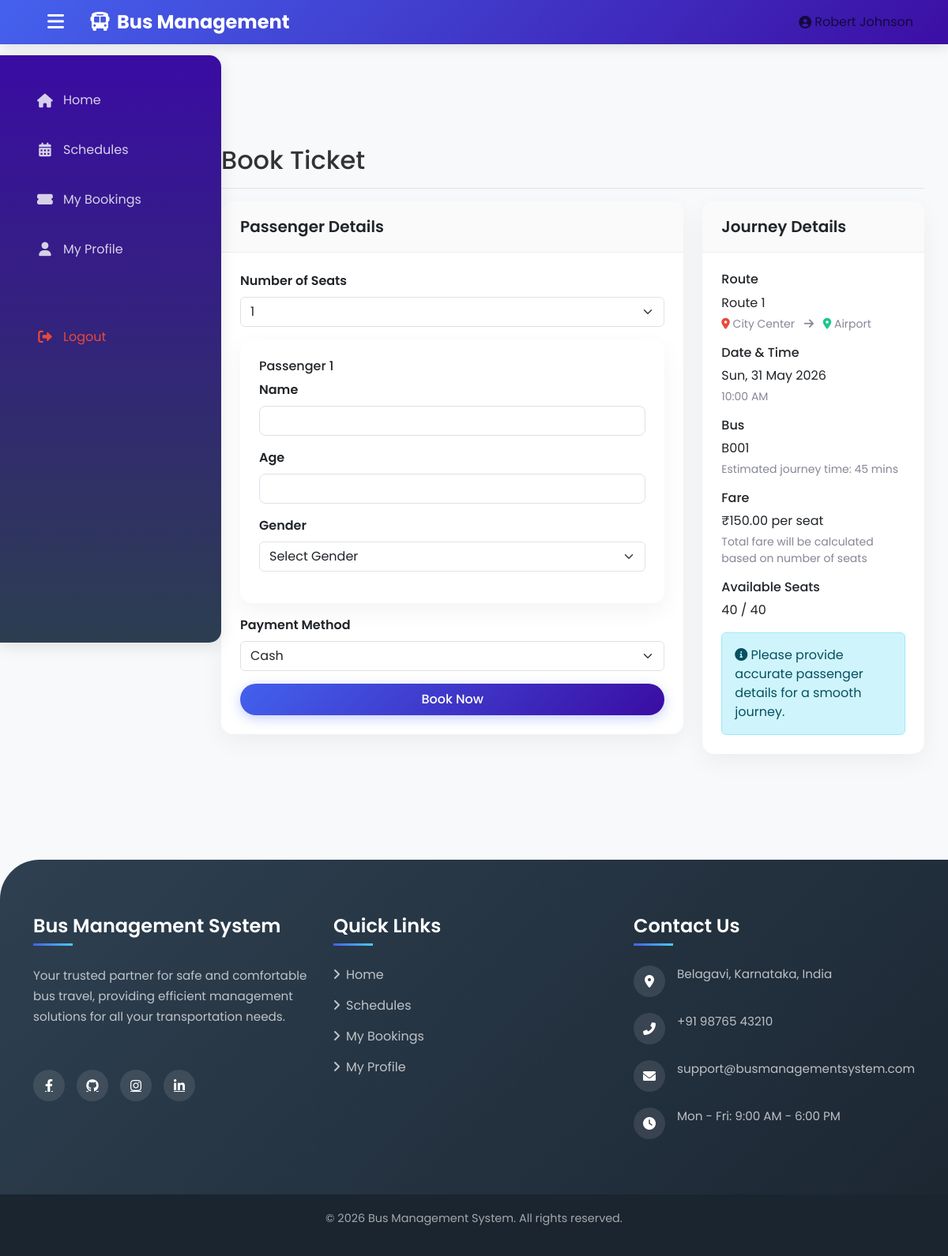
The page /user/booking.php?schedule=1 (signed in) on the database its author committed.
### tables this page shows
CREATE TABLE IF NOT EXISTS schedules (
    id INT AUTO_INCREMENT PRIMARY KEY,
    bus_id INT NOT NULL,
    driver_id INT NOT NULL,
    route_id INT NOT NULL,
    departure_time TIME NOT NULL,
    departure_date DATE NOT NULL,
    available_seats INT NOT NULL,
    status ENUM('scheduled', 'departed', 'completed', 'cancelled') DEFAULT 'scheduled',
    created_at TIMESTAMP DEFAULT CURRENT_TIMESTAMP,
    FOREIGN KEY (bus_id) REFERENCES buses(id) ON DELETE CASCADE,
    FOREIGN KEY (driver_id) REFERENCES drivers(id) ON DELETE CASCADE,
    FOREIGN KEY (route_id) REFERENCES routes(id) ON DELETE CASCADE
);

CREATE TABLE IF NOT EXISTS routes (
    id INT AUTO_INCREMENT PRIMARY KEY,
    route_name VARCHAR(100) NOT NULL,
    start_location VARCHAR(100) NOT NULL,
    end_location VARCHAR(100) NOT NULL,
    distance DECIMAL(10,2) NOT NULL,
    estimated_time INT NOT NULL COMMENT 'in minutes',
    fare DECIMAL(10,2) NOT NULL DEFAULT 0.00,
    created_at TIMESTAMP DEFAULT CURRENT_TIMESTAMP
);

CREATE TABLE IF NOT EXISTS buses (
    id INT AUTO_INCREMENT PRIMARY KEY,
    bus_number VARCHAR(20) NOT NULL UNIQUE,
    registration_number VARCHAR(50) NOT NULL,
    capacity INT NOT NULL,
    model VARCHAR(50) NOT NULL,
    status ENUM('active', 'maintenance', 'inactive') DEFAULT 'active',
    created_at TIMESTAMP DEFAULT CURRENT_TIMESTAMP
);

### user/booking.php (the view, shortened to what this page needs)
<?php
require_once '../config/database.php';
$schedule_id = isset($_GET['schedule']) ? intval($_GET['schedule']) : 0;
$checkColumnSql = "SHOW COLUMNS FROM schedules LIKE 'available_seats'";
$checkColumnResult = $conn->query($checkColumnSql);
$availableSeatsExists = ($checkColumnResult && $checkColumnResult->num_rows > 0);
if ($availableSeatsExists) {
    $scheduleSql = "SELECT s.id, s.departure_date, s.departure_time, s.status, s.available_seats,
                    r.route_name, r.start_location, r.end_location, r.fare, r.estimated_time,
                    b.bus_number, b.capacity
                    FROM schedules s
                    JOIN routes r ON s.route_id = r.id
                    JOIN buses b ON s.bus_id = b.id
                    WHERE s.id = ? AND s.status = 'scheduled' AND s.departure_date >= CURDATE()";
}
$stmt = $conn->prepare($scheduleSql);
$stmt->bind_param("i", $schedule_id);
$stmt->execute();
$result = $stmt->get_result();
$schedule = $result->fetch_assoc();
include 'includes/header.php';
?>
<div class="d-flex justify-content-between flex-wrap flex-md-nowrap align-items-center pt-3 pb-2 mb-3 border-bottom">
    <h1 class="h2">Book Ticket</h1>
</div>
<div class="row">
    <div class="col-md-8">
        <div class="card mb-4">
            <div class="card-header">
                <h5>Passenger Details</h5>
            </div>
            <div class="card-body">
                <form method="post" action="" id="bookingForm">
                    <div class="mb-3">
                        <label for="seats" class="form-label">Number of Seats</label>
                        <select class="form-select" id="seats" name="seats" required onchange="updatePassengerForms()">
                            <?php for ($i = 1; $i <= min(6, $schedule['available_seats']); $i++): ?>
                                <option value="<?php echo $i; ?>"><?php echo $i; ?></option>
                            <?php endfor; ?>
                        </select>
                    </div>
                    <div id="passengerForms">
                    </div>
                    <div class="mb-3">
                        <label for="payment_method" class="form-label">Payment Method</label>
                        <select class="form-select" id="payment_method" name="payment_method" required>
                            <option value="cash">Cash</option>
                        </select>
                    </div>
                    <div class="d-grid">
                        <button type="submit" name="book_ticket" class="btn btn-primary">Book Now</button>
                    </div>
                </form>
            </div>
        </div>
    </div>
    <div class="col-md-4">
        <div class="card mb-4">
            <div class="card-header">
                <h5>Journey Details</h5>
            </div>
            <div class="card-body">
                <div class="mb-3">
                    <h6>Route</h6>
                    <p class="mb-1"><?php echo $schedule['route_name']; ?></p>
                    <p class="text-muted small">
                        <i class="fas fa-map-marker-alt text-danger"></i> <?php echo $schedule['start_location']; ?>
                        <i class="fas fa-arrow-right mx-2"></i>
                        <i class="fas fa-map-marker-alt text-success"></i> <?php echo $schedule['end_location']; ?>
                    </p>
                </div>
                <div class="mb-3">
                    <h6>Date & Time</h6>
                    <p class="mb-1"><?php echo date('D, d M Y', strtotime($schedule['departure_date'])); ?></p>
                    <p class="text-muted small"><?php echo date('h:i A', strtotime($schedule['departure_time'])); ?></p>
                </div>
                <div class="mb-3">
                    <h6>Bus</h6>
                    <p class="mb-1"><?php echo $schedule['bus_number']; ?></p>
                    <p class="text-muted small">Estimated journey time: <?php echo $schedule['estimated_time']; ?> mins</p>
                </div>
                <div class="mb-3">
                    <h6>Fare</h6>
                    <p class="mb-1">₹<?php echo number_format($schedule['fare'], 2); ?> per seat</p>
                    <p class="text-muted small">Total fare will be calculated based on number of seats</p>
                </div>
                <div class="mb-3">
                    <h6>Available Seats</h6>
                    <p class="mb-1"><?php echo $schedule['available_seats']; ?> / <?php echo $schedule['capacity']; ?></p>
                </div>
                <div class="alert alert-info mb-0">
                    <p class="mb-0"><i class="fas fa-info-circle"></i> Please provide accurate passenger details for a smooth journey.</p>
                </div>
            </div>
        </div>
    </div>
</div>
<?php
include 'includes/footer.php';
?>

### assets/css/style.css (style rules this page uses)
body { min-height: 100vh; display: flex; flex-direction: column; overflow-x: hidden; }

### assets/css/design-system.css (style rules this page uses)
:root { --primary: #4e73df; --primary-dark: #2e59d9; --primary-light: #6f8be8; --primary-bg: rgba(78, 115, 223, 0.1); --secondary: #858796; --secondary-dark: #6e707e; --secondary-light: #a2a4af; --secondary-bg: rgba(133, 135, 150, 0.1); --success: #1cc88a; --success-dark: #169a6b; --success-light: #3dd598; --success-bg: rgba(28, 200, 138, 0.1); --info: #36b9cc; --info-dark: #258391; --info-light: #58c7d6; --info-bg: rgba(54, 185, 204, 0.1); --warning: #f6c23e; --warning-dark: #dda20a; --warning-light: #f8cd60; --warning-bg: rgba(246, 194, 62, 0.1); --danger: #e74a3b; --danger-dark: #be2617; --danger-light: #ec6b5e; --danger-bg: rgba(231, 74, 59, 0.1); --light: #f8f9fc; --light-dark: #eaecf4; --light-darker: #dddfeb; --dark: #5a5c69; --dark-light: #6e707e; --dark-lighter: #858796; --white: #ffffff; --black: #000000; --body-bg: #f8f9fa; --body-color: #5a5c69; --font-family-sans-serif: 'Nunito', 'Segoe UI', 'Helvetica Neue', Arial, sans-serif; --font-family-monospace: 'SFMono-Regular', Menlo, Monaco, Consolas, 'Liberation Mono', 'Courier New', monospace; --font-size-base: 1rem; --font-size-sm: 0.875rem; --font-size-lg: 1.25rem; --font-size-xl: 1.5rem; --font-size-xxl: 2rem; --font-weight-light: 300; --font-weight-normal: 400; --font-weight-semibold: 600; --font-weight-bold: 700; --spacer: 1rem; --spacer-1: 0.25rem; --spacer-2: 0.5rem; --spacer-3: 1rem; --spacer-4: 1.5rem; --spacer-5: 3rem; --border-radius-sm: 0.25rem; --border-radius: 0.5rem; --border-radius-lg: 0.75rem; --border-radius-xl: 1rem; --border-radius-pill: 50rem; --border-radius-circle: 50%; --shadow-sm: 0 0.125rem 0.25rem rgba(0, 0, 0, 0.075); --shadow: 0 0.5rem 1rem rgba(0, 0, 0, 0.08); --shadow-lg: 0 1rem 3rem rgba(0, 0, 0, 0.1); --transition-base: all 0.2s ease-in-out; --transition-fade: opacity 0.15s linear; --transition-collapse: height 0.35s ease; --zindex-dropdown: 1000; --zindex-sticky: 1020; --zindex-fixed: 1030; --zindex-modal-backdrop: 1040; --zindex-modal: 1050; --zindex-popover: 1060; --zindex-tooltip: 1070; }
body { font-family: var(--font-family-sans-serif); font-size: var(--font-size-base); font-weight: var(--font-weight-normal); line-height: 1.5; color: var(--body-color); background-color: var(--body-bg); -webkit-font-smoothing: antialiased; -moz-osx-font-smoothing: grayscale; }
.text-success { color: var(--success) !important; }
.text-danger { color: var(--danger) !important; }
.text-muted { color: var(--secondary) !important; }
.card { position: relative; display: flex; flex-direction: column; min-width: 0; word-wrap: break-word; background-color: var(--white); background-clip: border-box; border: 0 solid transparent; border-radius: var(--border-radius); box-shadow: var(--shadow); margin-bottom: var(--spacer-4); transition: var(--transition-base); }
.card-header { padding: var(--spacer-3) var(--spacer-4); margin-bottom: 0; background-color: var(--white); border-bottom: 1px solid var(--light-dark); border-radius: var(--border-radius) var(--border-radius) 0 0 !important; display: flex; align-items: center; justify-content: space-between; }
.card-header h5, .card-header h6 { margin-bottom: 0; font-weight: var(--font-weight-semibold); }
.card-body { flex: 1 1 auto; padding: var(--spacer-4); }
.btn { display: inline-block; font-weight: var(--font-weight-normal); text-align: center; white-space: nowrap; vertical-align: middle; user-select: none; border: 1px solid transparent; padding: 0.375rem 0.75rem; font-size: var(--font-size-base); line-height: 1.5; border-radius: var(--border-radius); transition: var(--transition-base); }
.btn-primary { color: var(--white); background-color: var(--primary); border-color: var(--primary); }
.form-label { margin-bottom: 0.5rem; font-weight: var(--font-weight-semibold); }

### rows shown on the page
schedules: route.route_name "Route 1", route.start_location "City Center", route.end_location "Airport", departure_date "Sun, 31 May 2026", departure_time "10:00 AM", bus.bus_number "B001", route.estimated_time "45", route.fare "150.00", available_seats "40", bus.capacity "40"

### other values the page prints
$_SESSION['name'] "Robert Johnson"
form field seats "1"
